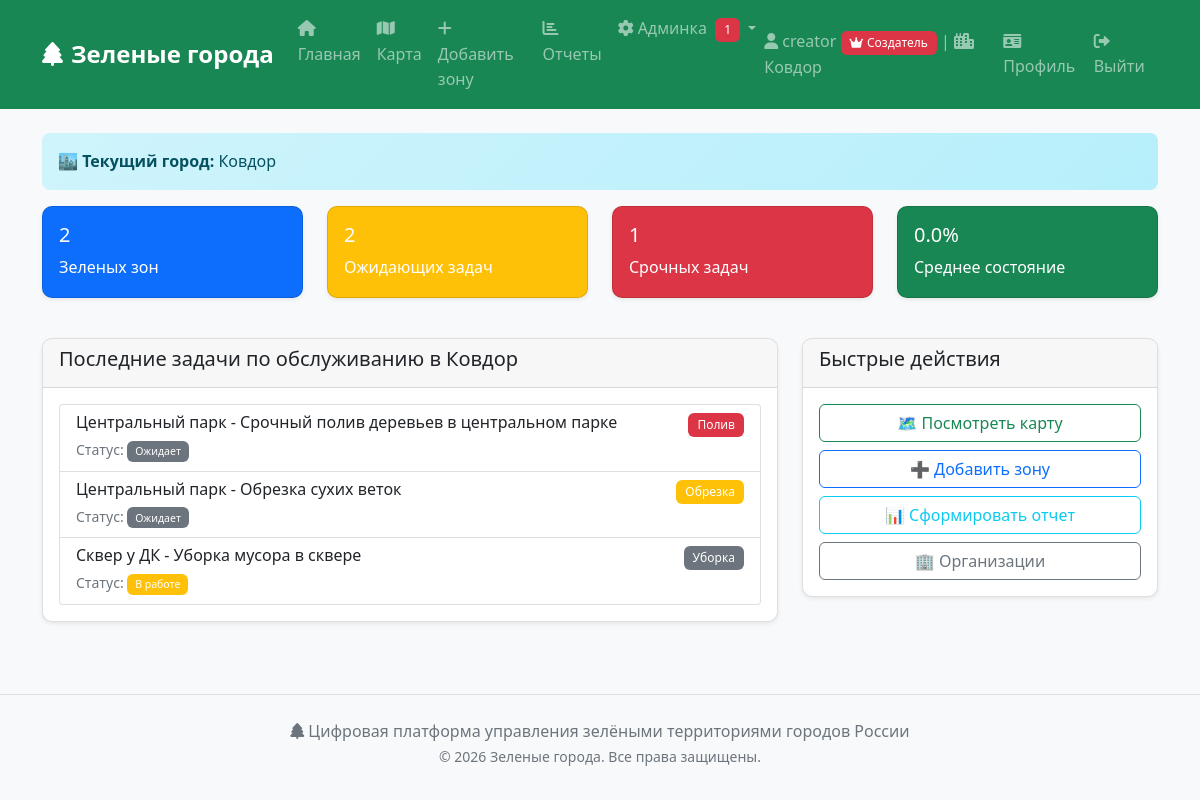
The page / (signed in) on the database its author committed.
### tables this page shows
CREATE TABLE maintenance_tasks (
            id INTEGER PRIMARY KEY AUTOINCREMENT,
            zone_id INTEGER,
            city_id INTEGER,
            task_type TEXT NOT NULL,
            status TEXT DEFAULT 'pending', -- pending, in_progress, completed, verification_requested
            priority TEXT DEFAULT 'medium',
            description TEXT,
            created_by INTEGER,
            assigned_to INTEGER,
            assigned_organization INTEGER,
            created_date TIMESTAMP DEFAULT CURRENT_TIMESTAMP,
            due_date TIMESTAMP,
            completed_date TIMESTAMP,
            completed_by INTEGER,
            verification_requested_by INTEGER,
            verification_requested_date TIMESTAMP,
            FOREIGN KEY (zone_id) REFERENCES green_zones (id),
            FOREIGN KEY (city_id) REFERENCES cities (id),
            FOREIGN KEY (created_by) REFERENCES users (id),
            FOREIGN KEY (assigned_to) REFERENCES users (id),
            FOREIGN KEY (assigned_organization) REFERENCES organizations (id),
            FOREIGN KEY (completed_by) REFERENCES users (id),
            FOREIGN KEY (verification_requested_by) REFERENCES users (id)
        );

CREATE TABLE green_zones (
            id INTEGER PRIMARY KEY AUTOINCREMENT,
            city_id INTEGER NOT NULL,
            name TEXT NOT NULL,
            zone_type TEXT NOT NULL,
            area REAL,
            location TEXT,
            coordinates TEXT,
            created_by INTEGER,
            status TEXT DEFAULT 'pending', -- pending, approved, rejected
            approved_by INTEGER,
            approved_date TIMESTAMP,
            rejection_reason TEXT,
            created_date TIMESTAMP DEFAULT CURRENT_TIMESTAMP,
            FOREIGN KEY (city_id) REFERENCES cities (id),
            FOREIGN KEY (created_by) REFERENCES users (id),
            FOREIGN KEY (approved_by) REFERENCES users (id)
        );

### app.py (the view, shortened to what this page needs)
@app.route('/')
def index():
    user_city = get_user_city()
    conn = database.get_db_connection()
    if user_city:
        city_stats = conn.execute('''
            SELECT
                COUNT(DISTINCT gz.id) as total_zones,
                COUNT(CASE WHEN mt.status = "pending" THEN 1 END) as pending_tasks,
                COUNT(CASE WHEN mt.priority = "high" AND mt.status = "pending" THEN 1 END) as critical_tasks,
                COALESCE(AVG(zr.health_score), 0) as avg_health,
                COUNT(DISTINCT o.id) as total_organizations
            FROM green_zones gz
            LEFT JOIN maintenance_tasks mt ON gz.id = mt.zone_id
            LEFT JOIN zone_reports zr ON gz.id = zr.zone_id
            LEFT JOIN organizations o ON gz.city_id = o.city_id
            WHERE gz.city_id = (SELECT id FROM cities WHERE name = ?)
            AND gz.status = 'approved'
        ''', (user_city,)).fetchone()
        stats = {
            'total_zones': city_stats['total_zones'],
            'pending_tasks': city_stats['pending_tasks'],
            'critical_tasks': city_stats['critical_tasks'],
            'avg_health': city_stats['avg_health'],
            'total_organizations': city_stats['total_organizations'] or 0
        }
        recent_tasks = conn.execute('''
            SELECT mt.*, gz.name as zone_name
            FROM maintenance_tasks mt
            JOIN green_zones gz ON mt.zone_id = gz.id
            WHERE gz.city_id = (SELECT id FROM cities WHERE name = ?)
            AND gz.status = 'approved'
            ORDER BY mt.created_date DESC
            LIMIT 5
        ''', (user_city,)).fetchall()
    conn.close()
    return render_template('index.html', stats=stats, recent_tasks=recent_tasks, user_city=user_city)

### app.py (called while the page is built)
def get_user_city():
    return session.get('city', None)

### database.py (called while the page is built)
def get_db_path():
    if 'RENDER' in os.environ:
        return '/tmp/green_city.db'
    return 'green_city.db'

def get_db_connection():
    conn = sqlite3.connect(get_db_path())
    conn.row_factory = sqlite3.Row
    return conn

def get_pending_zones():
    conn = get_db_connection()
    zones = conn.execute('''
        SELECT gz.*, c.name as city_name, u.username as creator_name
        FROM green_zones gz
        JOIN cities c ON gz.city_id = c.id
        JOIN users u ON gz.created_by = u.id
        WHERE gz.status = 'pending'
        ORDER BY gz.created_date DESC
    ''').fetchall()
    conn.close()
    return zones

def get_tasks_awaiting_verification():
    conn = get_db_connection()
    tasks = conn.execute('''
        SELECT mt.*, gz.name as zone_name, u.username as creator_name,
               vu.username as verification_requested_by_name,
               o.name as assigned_organization_name
        FROM maintenance_tasks mt
        JOIN green_zones gz ON mt.zone_id = gz.id
        LEFT JOIN users u ON mt.created_by = u.id
        LEFT JOIN users vu ON mt.verification_requested_by = vu.id
        LEFT JOIN organizations o ON mt.assigned_organization = o.id
        WHERE mt.status = 'verification_requested'
        ORDER BY mt.verification_requested_date DESC
    ''').fetchall()
    conn.close()
    return tasks

### templates/index.html (shortened to what this page needs)
{% extends "base.html" %}
{% block content %}
{% if user_city %}
<div class="alert alert-info">
    <strong>🏙️ Текущий город:</strong> {{ user_city }}
</div>
<div class="row">
    <div class="col-md-3">
        <div class="card text-white bg-primary mb-3">
            <div class="card-body">
                <h5 class="card-title">{{ stats.total_zones }}</h5>
                <p class="card-text">Зеленых зон</p>
            </div>
        </div>
    </div>
    <div class="col-md-3">
        <div class="card text-white bg-warning mb-3">
            <div class="card-body">
                <h5 class="card-title">{{ stats.pending_tasks }}</h5>
                <p class="card-text">Ожидающих задач</p>
            </div>
        </div>
    </div>
    <div class="col-md-3">
        <div class="card text-white bg-danger mb-3">
            <div class="card-body">
                <h5 class="card-title">{{ stats.critical_tasks }}</h5>
                <p class="card-text">Срочных задач</p>
            </div>
        </div>
    </div>
    <div class="col-md-3">
        <div class="card text-white bg-success mb-3">
            <div class="card-body">
                <h5 class="card-title">{{ "%.1f"|format(stats.avg_health) }}%</h5>
                <p class="card-text">Среднее состояние</p>
            </div>
        </div>
    </div>
</div>
<div class="row mt-4">
    <div class="col-md-8">
        <div class="card">
            <div class="card-header">
                <h5>Последние задачи по обслуживанию в {{ user_city }}</h5>
            </div>
            <div class="card-body">
                {% if recent_tasks %}
                <div class="list-group">
                    {% for task in recent_tasks %}
                    <div class="list-group-item">
                        <div class="d-flex w-100 justify-content-between">
                            <h6 class="mb-1">{{ task.zone_name }} - {{ task.description }}</h6>
                            <span class="badge bg-{{ 'danger' if task.priority == 'high' else 'warning' if task.priority == 'medium' else 'secondary' }}">
                                {% if task.task_type == 'watering' %}Полив
                                {% elif task.task_type == 'pruning' %}Обрезка
                                {% elif task.task_type == 'cleaning' %}Уборка
                                {% elif task.task_type == 'repair' %}Ремонт
                                {% else %}{{ task.task_type }}{% endif %}
                            </span>
                        </div>
                        <small class="text-muted">Статус:
                            <span class="badge bg-{{ 'success' if task.status == 'completed' else 'warning' if task.status == 'in_progress' else 'secondary' }}">
                                {% if task.status == 'pending' %}Ожидает
                                {% elif task.status == 'in_progress' %}В работе
                                {% elif task.status == 'completed' %}Завершена
                                {% else %}{{ task.status }}{% endif %}
                            </span>
                        </small>
                    </div>
                    {% endfor %}
                </div>
                {% else %}
                <p class="text-muted">Нет активных задач</p>
                {% endif %}
            </div>
        </div>
    </div>
    <div class="col-md-4">
        <div class="card">
            <div class="card-header">
                <h5>Быстрые действия</h5>
            </div>
            <div class="card-body">
                <a href="{{ url_for('map_view') }}" class="btn btn-outline-success w-100 mb-2">🗺️ Посмотреть карту</a>
                <a href="{{ url_for('add_zone') }}" class="btn btn-outline-primary w-100 mb-2">➕ Добавить зону</a>
                <a href="{{ url_for('reports') }}" class="btn btn-outline-info w-100">📊 Сформировать отчет</a>
                {% if session.role in ['admin', 'creator'] %}
                <a href="{{ url_for('admin_organizations') }}" class="btn btn-outline-secondary w-100 mt-2">🏢 Организации</a>
                {% endif %}
            </div>
        </div>
    </div>
</div>
{% endif %}
{% endblock %}

### static/style.css (style rules this page uses)
body { background-color: #f8f9fa; font-family: 'Segoe UI', Tahoma, Geneva, Verdana, sans-serif; line-height: 1.6; }
.card { box-shadow: 0 0.125rem 0.25rem rgba(0, 0, 0, 0.075); border: 1px solid rgba(0, 0, 0, 0.125); border-radius: 10px; margin-bottom: 1.5rem; transition: all 0.3s ease; }
.card-header { border-radius: 10px 10px 0 0 !important; font-weight: 600; }
.btn { border-radius: 6px; font-weight: 500; transition: all 0.3s ease; }
.alert { border: none; border-radius: 8px; font-weight: 500; }
.alert-info { background: linear-gradient(135deg, #cff4fc 0%, #b6effb 100%); color: #055160; }
.badge { font-weight: 500; padding: 0.5em 0.75em; border-radius: 6px; }

### rows shown on the page
maintenance_tasks: zone_name "Центральный парк", description "Срочный полив деревьев в центральном парке", task_type "Полив", status "Ожидает"
maintenance_tasks: zone_name "Центральный парк", description "Обрезка сухих веток", task_type "Обрезка", status "Ожидает"
maintenance_tasks: zone_name "Сквер у ДК", description "Уборка мусора в сквере", task_type "Уборка", status "В работе"

### other values the page prints
{{ get_pending_zones_count() + get_tasks_awaiting_verification_count() }} "1"
{{ session.username }} "creator"
{{ session.city }} "Ковдор"
{{ user_city }} "Ковдор"
{{ stats.total_zones }} "2"
{{ stats.pending_tasks }} "2"
{{ stats.critical_tasks }} "1"
{{ "%.1f"|format(stats.avg_health) }} "0.0"
